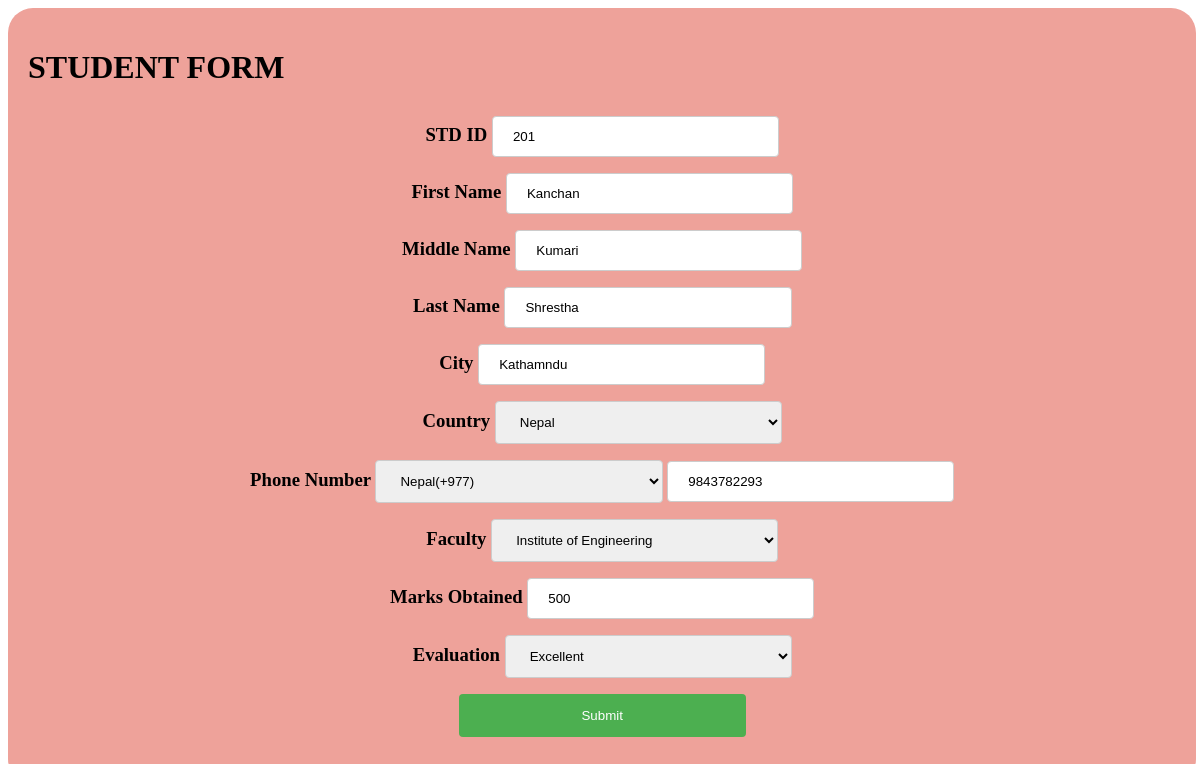
The page /studentform/updatestudent/2 on the database its author committed.
### studentform/models.py (models this page shows)
class StudentForm(models.Model):
    std_id=models.IntegerField()
    first_name=models.CharField(max_length=255)
    middle_name=models.CharField(max_length=255,null=True,blank=True)
    last_name=models.CharField(max_length=255)
    city=models.CharField(max_length=255)
    country=models.CharField(max_length=255)
    phone_number=models.CharField(max_length=10)
    country_code=models.CharField(max_length=30,null=True,blank=True)
    faculty=models.CharField(max_length=255)
    marks_obtained=models.IntegerField()
    percentage=models.FloatField(null=True,blank=True)
    evaluation=models.CharField(max_length=255)

### studentform/views.py (the view, shortened to what this page needs)
# urls.py: path('updatestudent/<int:id>',views.updatestd,name="updates"),
def updatestd(request,id):
    student=StudentForm.objects.get(id=id)
    forms=StudentF(instance=student)
    supdate={
         "forms":forms
    }
    return render(request,'studentform/index.html',supdate)

### studentform/forms.py
class StudentF(forms.ModelForm):
    class Meta:
        model=StudentForm
        fields='__all__'
        widgets = {
            'std_id': forms.NumberInput(attrs={"placeholder":"Student ID"}),
            'first_name': forms.TextInput(attrs={"placeholder":"Your First Name"}),
            'middle_name': forms.TextInput(attrs={"placeholder":"Your Middle Name"}),
            'last_name': forms.TextInput(attrs={"placeholder":"Your Last Name"}),
            'city': forms.TextInput(attrs={"placeholder":"Your City"}),
            'country': forms.Select(choices=COUNTRY_CHOICES),
            'country_code':forms.Select(choices=COUNTRY_CODE_CHOICES),
            'phone_number': forms.NumberInput(attrs={"placeholder":" Your Phonenumber","class":"phone_number"}),
            'faculty': forms.Select(choices=FACULTY_CHOICES),
            'marks_obtained': forms.TextInput(attrs={"placeholder":"Your Obtained Marks"}),
            'percentage': forms.NumberInput(attrs={"placeholder":"Your Obtained Percentage"}),
            'evaluation': forms.Select(choices=EVALUATION_CHOICES)
    }

### studentform/templates/studentform/index.html (shortened to what this page needs)
<!DOCTYPE html>
<html lang="en">
  <head>
  </head>
  <body>
    <div>
    <h1> STUDENT FORM</h1>
    <h3>
      <center>
    <form method="POST">
      <label> STD ID </label>
      {{ forms.std_id}}
      <br>
      <label>First Name </label>
      {{ forms.first_name }}
      <br>
      <label>Middle Name</label>
      {{ forms.middle_name }}
      <br>
      <label> Last Name</label>
      {{ forms.last_name }}
      <br>
      <label>City</label>
      {{ forms.city }}
      <br>
      <label>Country </label>
      {{ forms.country }}
      <br>
      <label>Phone Number</label>
      {{ forms.country_code}}
      {{ forms.phone_number }}
      <br>
      <label>Faculty</label>
      {{ forms.faculty }}
      <br>
      <label>Marks Obtained </label>
      {{ forms.marks_obtained }}
      <br>
      <label>Evaluation</label>
      {{ forms.evaluation }}
      <br>
      <input type="submit" value="Submit" />
    </form>
  </center>
  </h3>
  </div>
  </body>
</html>

### studentform/templates/studentform/index.html (style rules this page uses)
input[type="text"], select { width: 25%; padding: 12px 20px; margin: 8px 0; display: inline-block; border: 1px solid #ccc; border-radius: 4px; box-sizing: border-box; }
input[type="number"], select { width: 25%; padding: 12px 20px; margin: 8px 0; display: inline-block; border: 1px solid #ccc; border-radius: 4px; box-sizing: border-box; }
input[type="submit"] { width: 25%; background-color: #4caf50; color: white; padding: 14px 20px; margin: 8px 0; border: none; border-radius: 4px; cursor: pointer; }
div { border-radius: 25px; background-color: #eea29a; padding: 20px; width: 97%; }

### rows shown on the page
StudentForm: std_id "201", first_name "Kanchan", middle_name "Kumari", last_name "Shrestha", city "Kathamndu", country "Nepal", country_code "Nepal(+977)", phone_number "9843782293", faculty "Institute of Engineering", marks_obtained "500", evaluation "Excellent"
